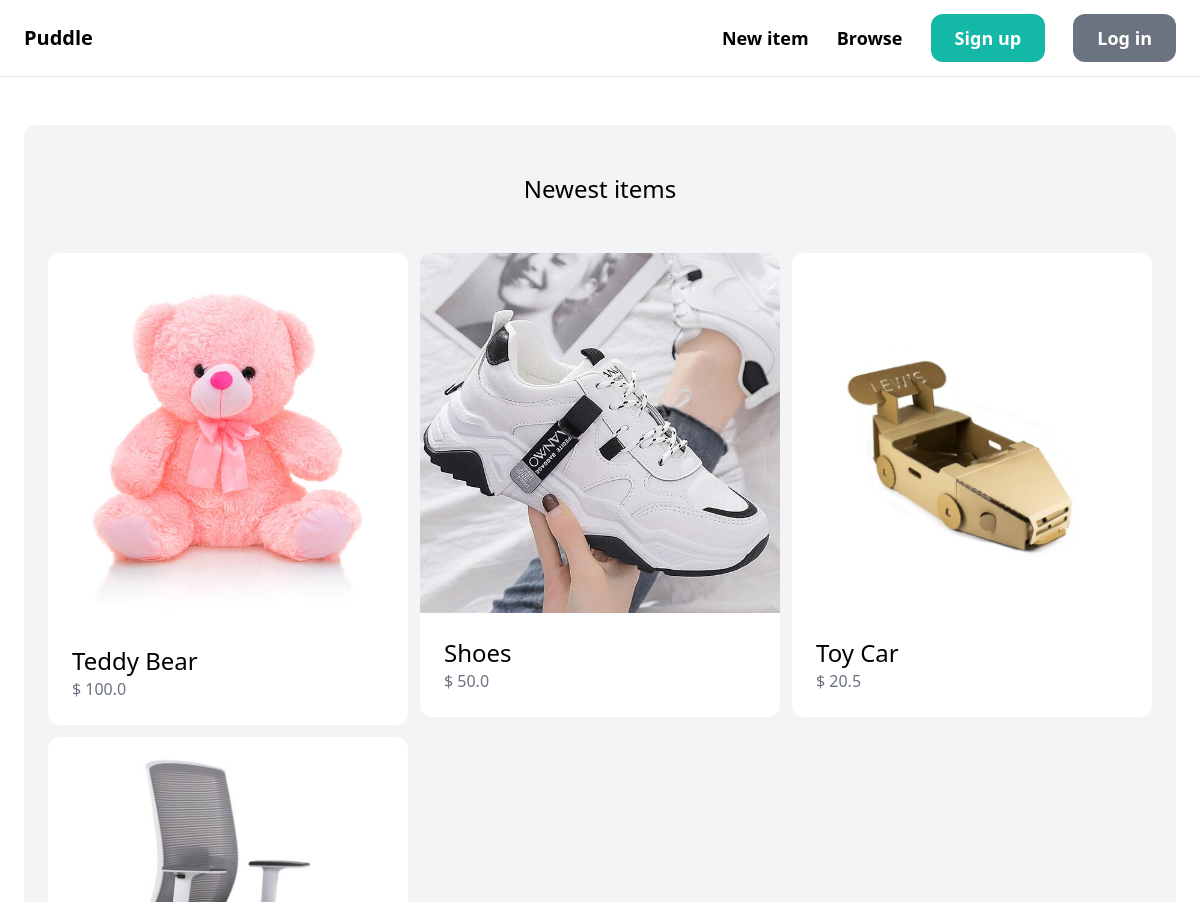
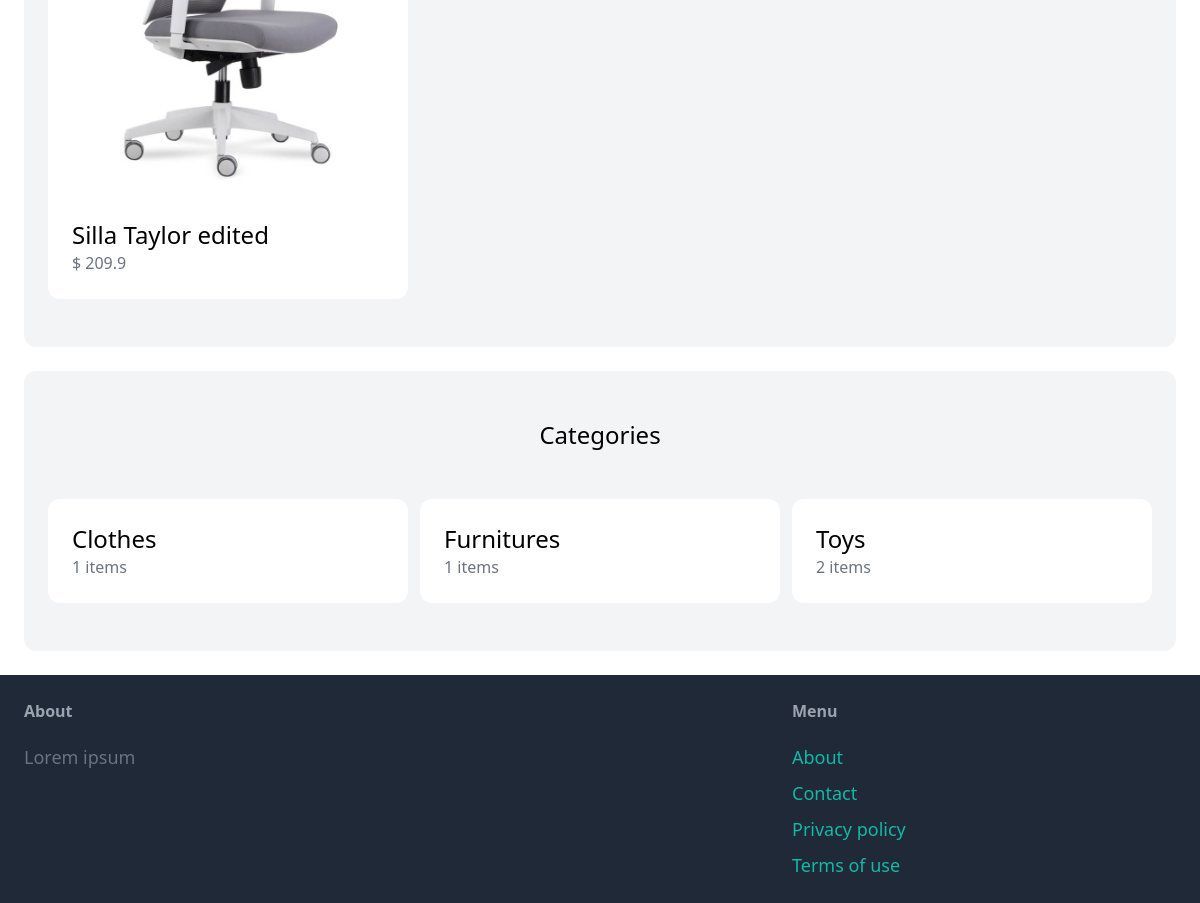
The page / on the database its author committed (2 pictures, top to bottom).
### item/models.py (models this page shows, shortened)
class Item(models.Model):
    category = models.ForeignKey(Category, related_name='items', on_delete=models.CASCADE)
    name = models.CharField(max_length=255)
    description = models.TextField(blank=True, null=True)
    price = models.FloatField()
    image = models.ImageField(upload_to='item_images', blank=True, null=True)
    is_sold = models.BooleanField(default=False)
    created_by = models.ForeignKey(User, related_name='items', on_delete=models.CASCADE)
    created_at = models.DateTimeField(auto_now_add=True)

class Category(models.Model):
    name = models.CharField(max_length=255)
    class Meta:
        verbose_name_plural = 'Categories'
        ordering = ('name',)

### core/views.py (the view)
# urls.py: path('', views.index, name='index'),
def index(request):
    items = Item.objects.filter(is_sold=False)[:6]
    categories = Category.objects.all()
    return render(request, 'core/index.html', {
        'categories': categories,
        'items': items
    })

### core/templates/core/index.html (shortened to what this page needs)
{% extends 'core/base.html' %}
{% block content %}
    <div class="mt-6 px-6 py-12 bg-gray-100 rounded-xl">
        <h2 class="mb-12 text-2xl text-center">Newest items</h2>
        <div class="grid grid-cols-3 gap-3">
            {% for item in items %}
                <div>
                    <a href="{% url 'item:detail' item.id %}">
                        <div>
                            <img src="{{ item.image.url }}" class="rounded-t-xl">
                        </div>
                        <div class="p-6 bg-white rounded-b-xl">
                            <h2 class="text-2xl">{{ item.name }}</h2>
                            <p class="text-gray-500">$ {{ item.price }}</p>
                        </div>
                    </a>
                </div>
            {% endfor %}
        </div>
    </div>
    <div class="mt-6 px-6 py-12 bg-gray-100 rounded-xl">
        <h2 class="mb-12 text-2xl text-center">Categories</h2>
        <div class="grid grid-cols-3 gap-3">
            {% for category in categories %}
                <div class="p-6 bg-white rounded-xl">
                    <h2 class="text-2xl">{{ category.name }}</h2>
                    <p class="text-gray-500">{{ category.items.count }} items</p>
                </div>
            {% endfor %}
        </div>
    </div>
{% endblock %}

### rows shown on the page
Item: image (picture), name "Teddy Bear", price "100.0"
Item: image (picture), name "Shoes", price "50.0"
Item: image (picture), name "Toy Car", price "20.5"
Item: image (picture), name "Silla Taylor edited", price "209.9"
Category: name "Clothes", items.count "1"
Category: name "Furnitures", items.count "1"
Category: name "Toys", items.count "2"
